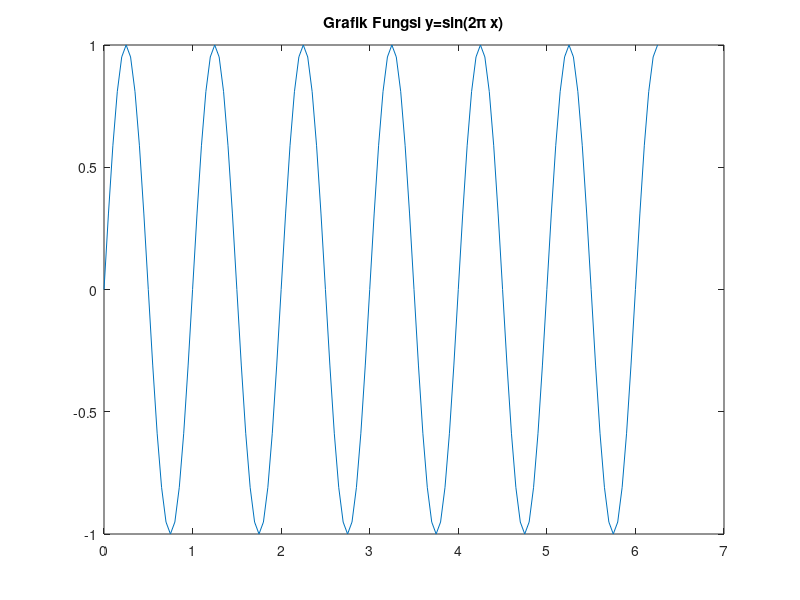

Reproduce this figure in MATLAB. (Note: this script raises an error after producing the figure.)
clear all
clc
x= 0: 0.05:2*pi;
y=sin(2*pi*x);
plot(x,y)
title('Grafik Fungsi y=sin(2\pi x)');
xlim([0 2*xpi])
xlabel('x');
ylabel('y');